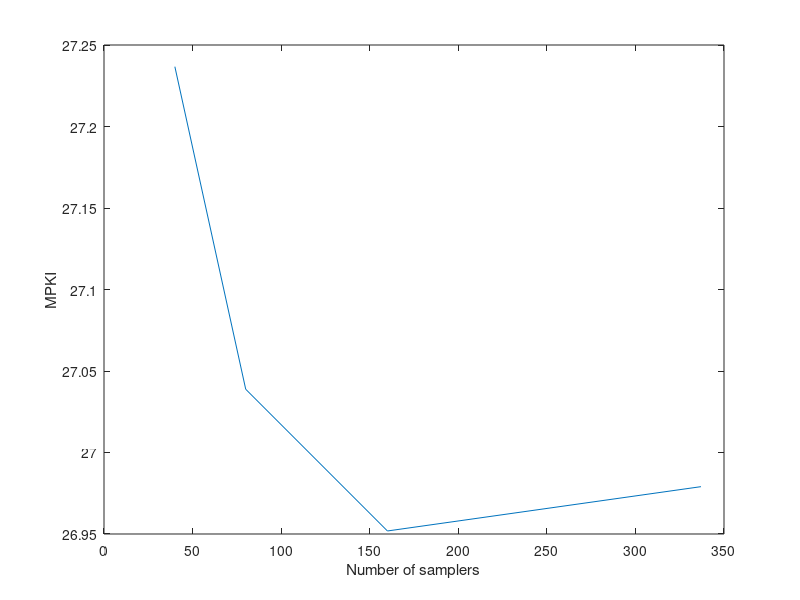
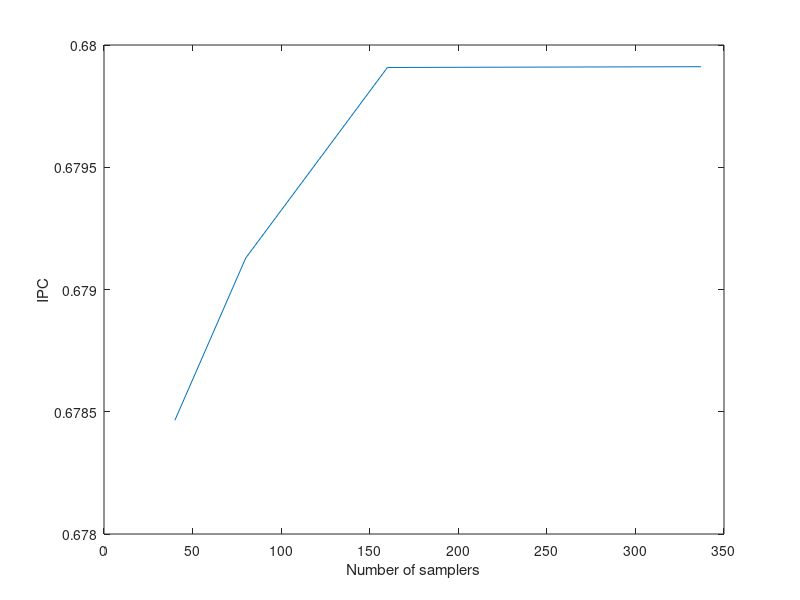

These charts were generated, in order, by the following MATLAB code:
% order: 40, base, 160, 337
multi_space = [40, 80, 160, 337; ...
    27.2367121805, 27.0388104185, 26.9518559099, 26.9790421999; ...
    0.678464980392, 0.679128627451, 0.679908137255, 0.679911254902];

figure(1)
plot(multi_space(1,:), multi_space(2,:))
xlabel('Number of samplers')
ylabel('MPKI')

figure(2)
plot(multi_space(1,:), multi_space(3,:))
xlabel('Number of samplers')
ylabel('IPC')